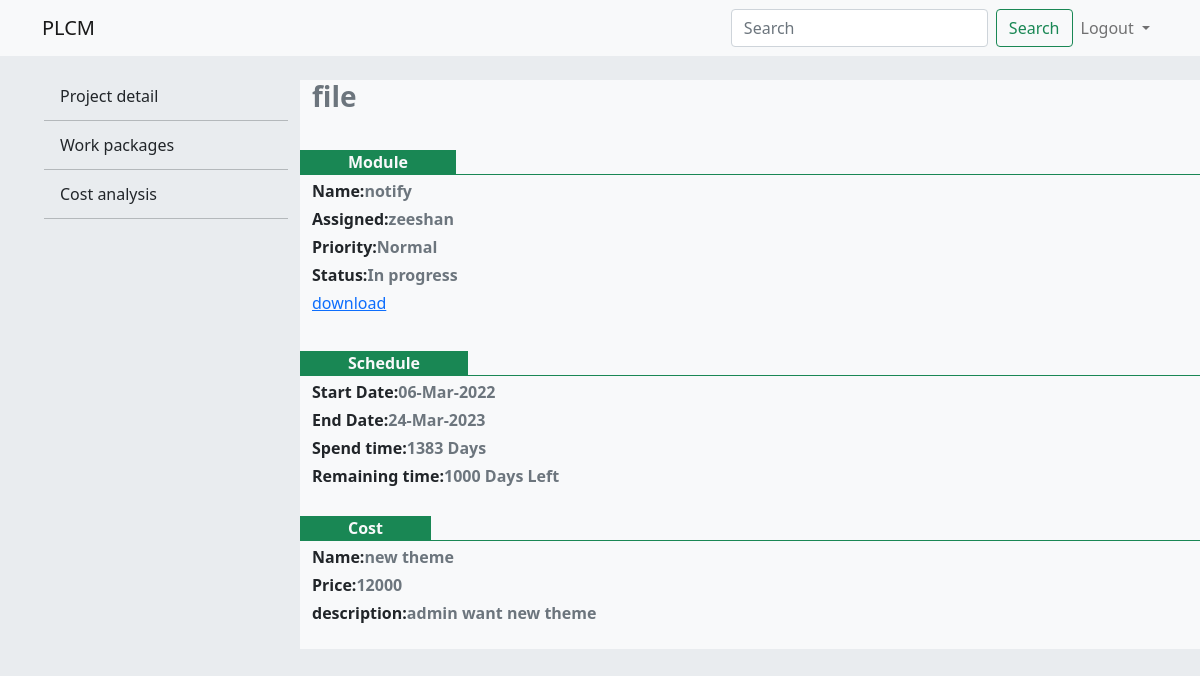
The app's page /admin/c_detail.php?p_id=80&&mod_id=23 (signed in) with its own data.
### tables this page shows
CREATE TABLE `projects` (
  `p_id` int(11) NOT NULL,
  `p_title` text NOT NULL,
  `p_category` text NOT NULL,
  `p_problem` text NOT NULL,
  `p_description` text NOT NULL,
  `file_path` text NOT NULL,
  `a_id` int(11) NOT NULL
);

CREATE TABLE `module` (
  `mod_id` int(11) NOT NULL,
  `create_id` int(11) NOT NULL,
  `assign_id` int(11) NOT NULL,
  `p_id` int(11) NOT NULL,
  `subject` text NOT NULL,
  `status` text NOT NULL,
  `priority` text NOT NULL,
  `type` text NOT NULL,
  `m_file_path` text DEFAULT NULL,
  `date` timestamp NOT NULL DEFAULT current_timestamp() ON UPDATE current_timestamp()
);

CREATE TABLE `members` (
  `m_id` int(11) NOT NULL,
  `f_name` text NOT NULL,
  `l_name` text NOT NULL,
  `reg_no` text NOT NULL,
  `email` text NOT NULL,
  `password` text NOT NULL,
  `designation` text NOT NULL,
  `speciality` text NOT NULL,
  `img_path` text NOT NULL,
  `date` timestamp NOT NULL DEFAULT current_timestamp() ON UPDATE current_timestamp()
);

CREATE TABLE `schedule` (
  `s_id` int(11) NOT NULL,
  `c_id` int(11) NOT NULL,
  `m_id` int(11) NOT NULL,
  `p_id` int(11) NOT NULL,
  `s_date` timestamp NULL DEFAULT NULL,
  `e_date` timestamp NULL DEFAULT NULL,
  `date` timestamp NOT NULL DEFAULT current_timestamp()
);

CREATE TABLE `cost` (
  `c_id` int(11) NOT NULL,
  `p_id` int(11) NOT NULL,
  `create_id` int(11) NOT NULL,
  `m_id` int(11) NOT NULL,
  `mod_id` int(11) NOT NULL,
  `name` text NOT NULL,
  `description` text NOT NULL,
  `price` double NOT NULL,
  `date` timestamp NOT NULL DEFAULT current_timestamp() ON UPDATE current_timestamp()
);

### admin/c_detail.php (the view, shortened to what this page needs)
<?php
include("connection/connection.php");
$id=$_GET['p_id'];
$query="select * from projects where p_id=".$id;
$project=mysqli_query($conn,$query);
$pro=mysqli_fetch_assoc($project);
$mod_id=$_REQUEST['mod_id'];
$query="select m_file_path,f_name,mod_id,subject,type,status,priority,module.date from module,members where p_id=".$id." and m_id=assign_id and mod_id=".$mod_id;
$mod_detail=mysqli_query($conn,$query);
$mod=mysqli_fetch_assoc($mod_detail);
$query="select * from schedule where m_id=".$mod_id;
$schedule_detail=mysqli_query($conn,$query);
$sch=mysqli_fetch_assoc($schedule_detail);
$query="select * from Cost where mod_id=".$mod_id;
$cost_detail=mysqli_query($conn,$query);
if(mysqli_num_rows($cost_detail)>0){
  $cost=mysqli_fetch_assoc($cost_detail);
}
function dateDifference($start_date, $end_date)
{
    $diff = strtotime($start_date) - strtotime($end_date);
    return ceil(abs($diff / 86400));
}
?>
<!doctype html>
<html lang="en">
  <head>
    <link href="https://cdn.jsdelivr.net/npm/bootstrap@5.1.3/dist/css/bootstrap.min.css" rel="stylesheet">
    <link rel='stylesheet' href='css/style.css'>
    <link rel="stylesheet" type="text/css" href="//cdn.datatables.net/1.10.21/css/jquery.dataTables.min.css"/>
  </head>
  <body>
  <div class='container-fluid p-0 responsive'>
  <nav class="navbar navbar-expand-md navbar-light bg-light">
  <div class="container">
    <a class="navbar-brand" href="#">PLCM</a>
    <div class="collapse navbar-collapse" id="navbarSupportedContent">
      <form class="d-flex">
        <input class="form-control me-2" type="search" placeholder="Search" aria-label="Search">
        <button class="btn btn-outline-success" type="submit">Search</button>
      </form>
      <ul class='navbar-nav'>
      <li class="nav-item dropdown">
          <a class="nav-link dropdown-toggle" href="#" id="navbarDropdown" role="button" data-bs-toggle="dropdown" aria-expanded="false">
            Logout
          </a>
        </li>
</ul>
    </div>
  </div>
</nav>
<section class='content bg'>
  <div class='row m-0  mt-4 ' >
  <div class='col-md-3 d-none d-md-block align-self-start'>
  <ul class='menu '>
  <li><a class="dropdown-item " href="detail_project.php?p_id=<?php echo $id;?>">Project detail</a></li>
            <li><hr class="dropdown-divider"></li>
            <li><a class="dropdown-item " href="work_packages.php?p_id=<?php echo $id;?>">Work packages</a></li>
            <li><hr class="dropdown-divider"></li>
            <li><a class="dropdown-item" href="cost_analysis.php?p_id=<?php echo $id;?>">Cost analysis</a></li>
            <li><hr class="dropdown-divider"></li>
</ul>
</div>
<div class='col-md-9 align-self-start bg-light pb-4  '>
    <div class='row'>
    <div class='col-12 text-muted h3 fw-bold'>
           <?php echo $pro['p_title'] ?>
          </div>
          <div class='col-12'>
              <div class='row'>
          <div class='col-12 border border-start-0 border-end-0 border-top-0 border border-success p-0 mt-4'><span class="bg-success px-5 text-light fw-bold mt-1 d-inline-block">Module</span></div>
          <div class='col-12 mt-1'> <span class='text-dark fw-bold'>Name:</span><span class='text-secondary fw-bold'><?php echo $mod['subject']; ?></span></div>
          <div class='col-12 mt-1'> <span class='text-dark fw-bold'>Assigned:</span><span class='text-secondary fw-bold transform-capitilize'><?php echo $mod['f_name']; ?></span></div>
          <div class='col-12 mt-1'> <span class='text-dark fw-bold'>Priority:</span><span class='text-secondary fw-bold'><?php echo $mod['priority']; ?></span></div>
          <div class='col-12 mt-1'> <span class='text-dark fw-bold'>Status:</span><span class='text-secondary fw-bold'><?php echo $mod['status']; ?></span></div>
         <?php if($mod['m_file_path']!=NULL){?>
          <div class='col-12 mt-1'><a href='<?php echo$mod['m_file_path'];?>' download>download</a></div>  <?php } ?>
          </div>
          </div>
          <div class='col-12 mt-2'>
              <div class='row'>
          <div class='col-12 border border-start-0 border-end-0 border-top-0 border border-success p-0 mt-4'><span class="bg-success px-5 text-light fw-bold mt-1 d-inline-block">Schedule</span></div>
          <div class='col-12 mt-1'> <span class='text-dark fw-bold'>Start Date:</span><span class='text-secondary fw-bold'><?php echo ($sch['s_date']!=NULL)?  date("d-M-Y", strtotime( $sch['s_date'])):'-' ?></span></div>
          <div class='col-12 mt-1'> <span class='text-dark fw-bold'>End Date:</span><span class='text-secondary fw-bold transform-capitilize'><?php  echo ($sch['e_date']!=NULL)?  date("d-M-Y", strtotime( $sch['e_date'])):'-' ?></span></div>
<div class='col-12 mt-1'> <span class='text-dark fw-bold'>Spend time:</span><span class='text-secondary fw-bold'><?php if($sch['e_date']!=NULL) {
             echo dateDifference($sch['s_date'],date("Y-m-d H:i:s"))." Days ";
}
else{echo"-";} ?></span></div>
<div class='col-12 mt-1'> <span class='text-dark fw-bold'>Remaining time:</span><span class='text-secondary fw-bold'><?php if($sch['e_date']!=NULL) {
             echo dateDifference(date("Y-m-d H:i:s"),$sch['e_date'])." Days Left";
}
else{echo"-";} ?></span></div>
           </div>
          </div>
          <div class='col-12' id="cost">
              <div class='row'>
          <div class='col-12 border border-start-0 border-end-0 border-top-0 border border-success p-0 mt-4'><span class="bg-success px-5 text-light fw-bold mt-1 d-inline-block">Cost</span></div>
          <div class='col-12 mt-1'> <span class='text-dark fw-bold'>Name:</span><span class='text-secondary fw-bold'><?php echo (mysqli_num_rows($cost_detail)>0)?$cost['name']:'-'; ?></span></div>
          <div class='col-12 mt-1'> <span class='text-dark fw-bold'>Price:</span><span class='text-secondary fw-bold transform-capitilize'><?php echo (mysqli_num_rows($cost_detail)>0)? $cost['price']:"-"; ?></span></div>
          <div class='col-12 mt-1'> <span class='text-dark fw-bold'>description:</span><span class='text-secondary fw-bold'><?php echo (mysqli_num_rows($cost_detail)>0)? $cost['description']:"-"; ?></span></div>
           </div>
          </div>
</div>
</div>
</div>
</section>
</div>
</body>
</html>

### admin/css/style.css (style rules this page uses)
.row , .col-md-5,.col-md-7 { height:100%; display:flex; justify-content: center; align-items: center; }
.bg { background-color:#e9ecef!important; }
.menu { list-style:none; }
.responsive { height:100vh; background-color:#e9ecef; }

### records on screen
projects: p_title "file"
module: subject "notify", members.f_name "zeeshan", priority "Normal", status "In progress"
schedule: s_date "06-Mar-2022", e_date "24-Mar-2023"
cost: name "new theme", price "12000", description "admin want new theme"
